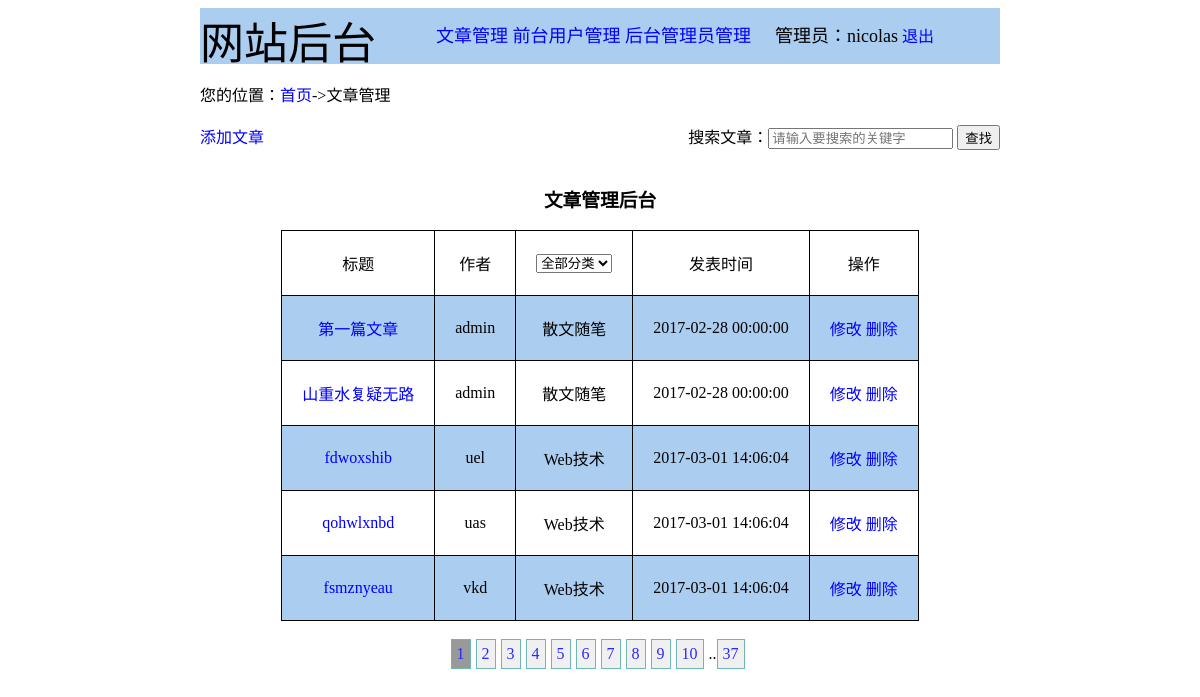
The app's page /backend/article.php (signed in) with its own data.
### tables this page shows
CREATE TABLE `article` (
  `id` int(4) NOT NULL AUTO_INCREMENT,
  `title` varchar(50) NOT NULL,
  `author` varchar(30) NOT NULL,
  `content` text NOT NULL,
  `create_time` datetime DEFAULT NULL,
  `last_change_time` datetime DEFAULT NULL,
  `art_type` varchar(30) NOT NULL,
  PRIMARY KEY (`id`),
  UNIQUE KEY `title` (`title`)
);

### backend/article.php (the view, shortened to what this page needs)
<?php
require_once '../common/database/conn.php';
if(empty($_GET['search'])){
	$everyPageShow = 5;
	if(isset($_GET['page'])){
		$currentPage = $_GET['page'];
	}else{
		$currentPage = 1;
	}
	if(isset($_GET['type'])){
		$type = $_GET['type'];
	}else{
		$type = 'all';
	}
	if($type == 'all'){
		$sql = 'select title,author,art_type,create_time from article limit '.($currentPage-1)*$everyPageShow.','.$everyPageShow;
		$stmt = $conn->prepare($sql);
		$totalData = (int)$conn->query('select count(*) from article')->fetch()[0];
	}else if($type == 'prose'){
		$sql = 'select title,author,art_type,create_time from article where art_type=:type limit '.($currentPage-1)*$everyPageShow.','.$everyPageShow;
		$stmt = $conn->prepare($sql);
		$stmt->bindParam(':type', $type);
		$totalData = (int)$conn->query('select count(*) from article where art_type="'.$type.'"')->fetch()[0];
	}else if($type == 'webtec'){
		$sql = 'select title,author,art_type,create_time from article where art_type=:type limit '.($currentPage-1)*$everyPageShow.','.$everyPageShow;
		$stmt = $conn->prepare($sql);
		$stmt->bindParam(':type', $type);
		$totalData = (int)$conn->query('select count(*) from article where art_type="'.$type.'"')->fetch()[0];
	}
}
$stmt->execute();
$result = $stmt->fetchAll(PDO::FETCH_ASSOC);
$pageNum = ceil($totalData / $everyPageShow);
 ?>
<!DOCTYPE html>
<html lang="en">
<head>
</head>
<body>
	<div class='content'>
		<div class='banner'>
			<span class='banner_title'>网站后台</span>
			<ul class='banner_function'>
				<li><a href='article.php'>文章管理</a></li>
				<li><a href='user.php'>前台用户管理</a></li>
				<li><a href='adminuser.php'>后台管理员管理</a></li>
			</ul>
			<span class='banner_user'>管理员：<?php echo $_SESSION['username']; ?></span>
			<a href="logout.php">退出</a>
		</div>
		<br>
		您的位置：<a href="index.php">首页</a>->文章管理
		<br>
		<br>
		<div class='info'>
			<span><a href="article_add.php">添加文章</a></span>
			<span class='float_R'>搜索文章：<input type="text" id='art_search' placeholder="请输入要搜索的关键字">&nbsp;<button id='goSearch'>查找</button></span>
		</div>
		<br>
		<div>
			<table>
				<?php if(empty($search)){ echo '<input type="hidden" id="isSearch" value="0" />'; ?>
				<caption><h3>文章管理后台</h3></caption>
				<?php }else{ ?>
				<caption><h3>搜索标题带有"<?php echo $search; echo '<input type="hidden" id="isSearch" value="1" />'; echo '<input id="searchVal" type="hidden" value="'.$_GET['search'].'">'; ?>"的结果<?php echo '<a class="float_R" href="article.php">返回所有文章</a>'; ?></h3></caption>
				<?php } ?>
				<tr id='title'>
					<td>标题</td>
					<td>作者</td>
					<td>
							<?php
							if(empty($search)){
									if($type == 'all'){
										echo '<select name="type" id="type">';
										echo '<option value="all" selected="selected">全部分类</option>';
										echo '</select>';
									}
								}else{
									echo '文章分类';
								}
							 ?>
					</td>
					<td>发表时间</td>
					<td>操作</td>
				</tr>
				<?php
				if(empty($search)){
				$attrArr = [''=>'无分类', 'prose' => '散文随笔', 'webtec' => 'Web技术'];
					foreach($result as $k=>$v){
							echo '<tr>';
							foreach($v as $key=>$value){
								if($key == 'title'){
									echo '<td>';
									echo '<a href="article_detail.php?title='.$value.'">'.$value.'</a>';
									echo '</td>';
								}else{
										if($key == 'art_type'){
											echo '<td>';
											echo $attrArr[$value];
											echo '</td>';
										}else{
											echo '<td>'.$value.'</td>';
										}
								}
							}
							echo '<td><a href="article_change.php?title='.$v['title'].'">修改</a>&nbsp;<a class="del" href="#" name='.$v['title'].'>删除</a></td>';
							echo '</tr>';
						}
			echo '</table>';
			echo '<br>';
			echo '<center>';
			$pagination = 10;
			if($pageNum > $pagination){
				if($currentPage <= ($pagination-2)){
					for($i=1; $i<=$pagination; $i++){
						if($i == $currentPage){
							echo '<a href="article.php?type='.$type.'&page='.$i.'"><span class="page_num page_active">'.$i.'</span></a>';
						}else{
							echo '<a href="article.php?type='.$type.'&page='.$i.'"><span class="page_num">'.$i.'</span></a>';
						}
					}
					echo '..';
					echo '<a href="article.php?type='.$type.'&page='.$pageNum.'"><span class="page_num">'.$pageNum.'</span></a>';
				}
			}
			echo '</center>';
		}
					 ?>
		</div>
	</div>
</body>
</html>

### backend/article.php (style rules this page uses)
a:link { text-decoration: none; }
.content { width:800px; margin:0 auto; }
.banner { position: relative; background-color: #ABCDEF; }
.banner_title { font-size: 44px; background-color: ; display: inline-block; float:left; margin-right: 20px; }
.banner_function { display: inline-block; background-color: ; font-size: 18px; line-height: 20px; margin-right: 20px; }
.banner_function > li { display: inline-block; list-style: none; }
.banner_user { background-color:; font-size: 18px; }
.page_num { border:1px solid #6FB7B7; display: inline-block; background-color: #f0f0f0; margin-right: 5px; padding: 5px; color: #2828FF; }
.page_active { background-color: #999; }
table, table tr td { border:1px solid; border-collapse: collapse; text-align: center; margin:0 auto; padding: 20px; }
table tr:nth-child(even) { background-color: #ABCDEF; }
.float_R { float:right; }
a { color:blue; }

### records on screen
article: title "第一篇文章", author "admin", art_type "散文随笔", create_time "2017-02-28 00:00:00"
article: title "山重水复疑无路", author "admin", art_type "散文随笔", create_time "2017-02-28 00:00:00"
article: title "fdwoxshib", author "uel", art_type "Web技术", create_time "2017-03-01 14:06:04"
article: title "qohwlxnbd", author "uas", art_type "Web技术", create_time "2017-03-01 14:06:04"
article: title "fsmznyeau", author "vkd", art_type "Web技术", create_time "2017-03-01 14:06:04"

### other values on screen
$_SESSION['username'] "nicolas"
$pageNum "37"
